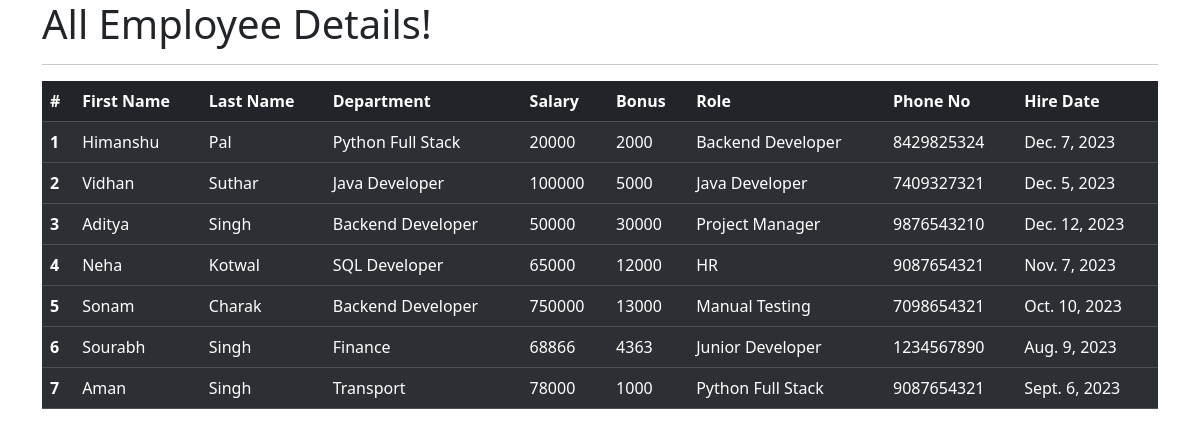
The app's page /All_Emp, older data.
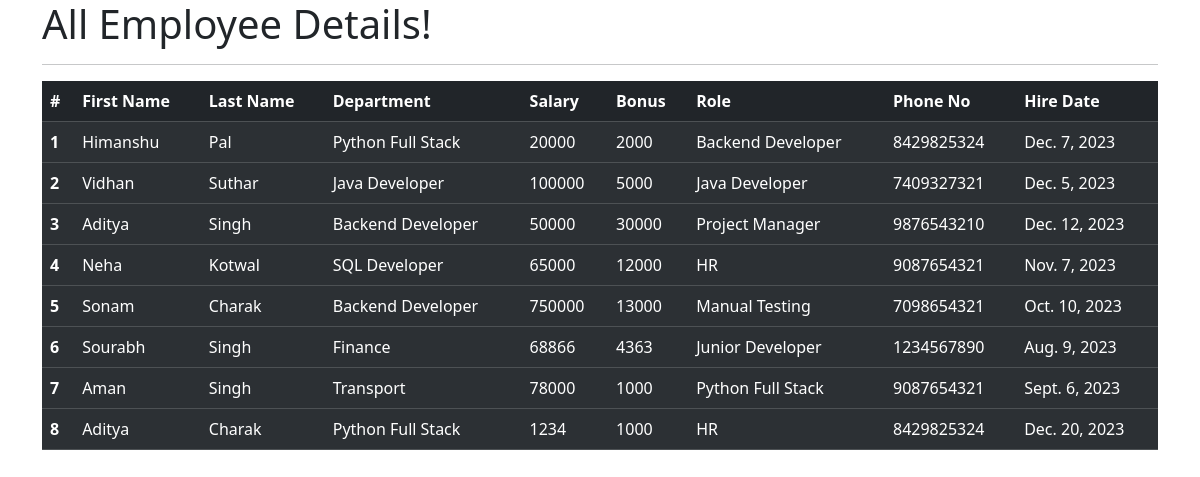
The same page, newer data.
### emp/models.py (models this page shows, shortened)
class Employee(models.Model):
    first_name = models.CharField(max_length=100,null=False)
    last_name = models.CharField(max_length=100)
    dept = models.ForeignKey(Department,on_delete=models.CASCADE)
    salary = models.IntegerField(default=0)
    bonus = models.IntegerField(default=0)
    role = models.ForeignKey(Role,on_delete=models.CASCADE)
    phone = models.IntegerField(default=0)
    hire_date = models.DateField()

class Department(models.Model):
    Name = models.CharField(max_length=100,null=False)
    Location = models.CharField(max_length=100)
    def __str__(self):
        return self.Name

class Role(models.Model):
    Name = models.CharField(max_length=100,null=False)
    def __str__(self):
        return self.Name

### emp/views.py (the view)
# urls.py: path('All_Emp',All_Emp,name='All_Emp'),
def All_Emp(request):
    emps=Employee.objects.all()
    context = {
        'emps':emps
    }
    return render(request,'emp/view_all_emp.html',context)

### emp/templates/emp/view_all_emp.html (shortened to what this page needs)
<!DOCTYPE html>
<html>
    <head>
        <link href="https://cdn.jsdelivr.net/npm/bootstrap@5.3.2/dist/css/bootstrap.min.css" rel="stylesheet">
    </head>
    <body>
        <div class="container">
            <h1>All Employee Details!</h1>
            <hr>
            <table class="table table-dark table-striped">
                <thead>
                  <tr>
                    <th scope="col">#</th>
                    <th scope="col">First Name</th>
                    <th scope="col">Last Name</th>
                    <th scope="col">Department</th>
                    <th scope="col">Salary</th>
                    <th scope="col">Bonus</th>
                    <th scope="col">Role</th>
                    <th scope="col">Phone No</th>
                    <th scope="col">Hire Date</th>
                  </tr>
                </thead>
                    {% for emp in emps %}
                <tbody>
                  <tr>
                    <th scope="row">{{emp.id}}</th>
                    <td>{{emp.first_name}}</td>
                    <td>{{emp.last_name}}</td>
                    <td>{{emp.dept}}</td>
                    <td>{{emp.salary}}</td>
                    <td>{{emp.bonus}}</td>
                    <td>{{emp.role}}</td>
                    <td>{{emp.phone}}</td>
                    <td>{{emp.hire_date}}</td>
                  </tr>
                </tbody>
                {% endfor %}
              </table>
        </div>
      </body>
</html>

Row changes from the older to the newer data that the page shows:
added Employee: id "8", first_name "Aditya", last_name "Charak", dept "Python Full Stack", salary "1234", bonus "1000", role "HR", phone "8429825324", hire_date "Dec. 20, 2023"
